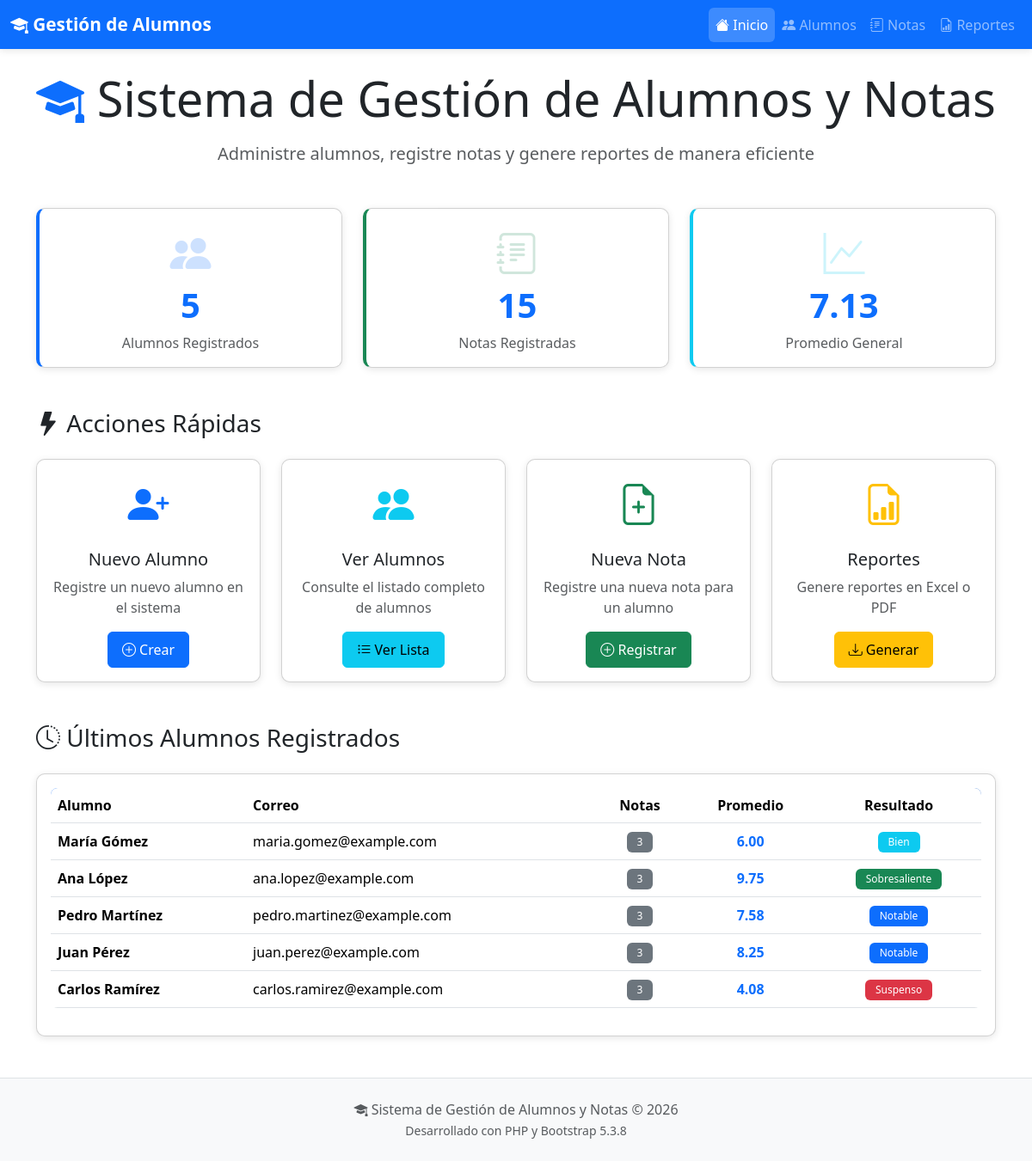
The page / on the database its author committed.
### tables this page shows
CREATE TABLE IF NOT EXISTS alumno (
    id INT AUTO_INCREMENT PRIMARY KEY,
    nombre VARCHAR(50) NOT NULL,
    apellido VARCHAR(50) NOT NULL,
    correo VARCHAR(100) UNIQUE NOT NULL,
    created_at TIMESTAMP DEFAULT CURRENT_TIMESTAMP,
    updated_at TIMESTAMP DEFAULT CURRENT_TIMESTAMP ON UPDATE CURRENT_TIMESTAMP,
    INDEX idx_apellido (apellido),
    INDEX idx_correo (correo)
);

### config/database.php (called while the page is built, shortened)
<?php
class Database
{
    private static $instance = null;
    private $connection;
    private $host = "localhost";
    private $username = "root";
    private $password = "";
    private $database = "gestion_alumnos";
    private $charset = "utf8mb4";
    private function __construct()
    {
        try {
            $dsn = "mysql:host={$this->host};dbname={$this->database};charset={$this->charset}";
            $options = [
                PDO::ATTR_ERRMODE => PDO::ERRMODE_EXCEPTION,
                PDO::ATTR_DEFAULT_FETCH_MODE => PDO::FETCH_ASSOC,
                PDO::ATTR_EMULATE_PREPARES => false,
            ];
            $this->connection = new PDO($dsn, $this->username, $this->password, $options);
        } catch (PDOException $e) {
            die("Error de conexión a la base de datos: " . $e->getMessage());
        }
    }
    public static function getInstance()
    {
        if (self::$instance === null) {
            self::$instance = new self();
        }
        return self::$instance;
    }
    public function getConnection()
    {
        return $this->connection;
    }
}

### src/models/Alumno.php (called while the page is built, shortened)
<?php
require_once __DIR__ . '/../../config/database.php';
class Alumno
{
    private $db;
    public function __construct()
    {
        $this->db = Database::getInstance()->getConnection();
    }
    public function getAll()
    {
        try {
            $stmt = $this->db->query("SELECT * FROM alumno ORDER BY apellido, nombre");
            return $stmt->fetchAll();
        } catch (PDOException $e) {
            error_log("Error en getAll: " . $e->getMessage());
            return [];
        }
    }
}

### src/models/Nota.php (called while the page is built, shortened)
<?php
require_once __DIR__ . '/../../config/database.php';
class Nota
{
    public $db;
    public function __construct()
    {
        $this->db = Database::getInstance()->getConnection();
    }
    public function getResultadoCualitativo($promedio)
    {
        if ($promedio <= RANGO_SUSPENSO) {
            return 'Suspenso';
        } elseif ($promedio <= RANGO_BIEN) {
            return 'Bien';
        } elseif ($promedio <= RANGO_NOTABLE) {
            return 'Notable';
        } else {
            return 'Sobresaliente';
        }
    }
    public function getBadgeClass($resultado)
    {
        switch ($resultado) {
            case 'Sobresaliente':
                return 'bg-success';
            case 'Notable':
                return 'bg-primary';
            case 'Bien':
                return 'bg-info';
            case 'Suspenso':
                return 'bg-danger';
        }
    }
    public function getAllAlumnosConPromedio()
    {
        try {
            $stmt = $this->db->query(
                "SELECT a.id, a.nombre, a.apellido, a.correo,
                        AVG(n.valor) as promedio,
                        COUNT(n.id) as total_notas
                 FROM alumno a
                 LEFT JOIN nota n ON a.id = n.alumno_id
                 GROUP BY a.id, a.nombre, a.apellido, a.correo
                 ORDER BY a.apellido, a.nombre"
            );
            $alumnos = $stmt->fetchAll();
            foreach ($alumnos as &$alumno) {
                $alumno['promedio'] = $alumno['promedio'] !== null ? round($alumno['promedio'], 2) : null;
                $alumno['resultado'] = $this->getResultadoCualitativo($alumno['promedio']);
            }
            return $alumnos;
        } catch (PDOException $e) {
            error_log("Error en getAllAlumnosConPromedio: " . $e->getMessage());
            return [];
        }
    }
}

### public/index.php (the view, shortened to what this page needs)
<?php
require_once __DIR__ . '/../src/models/Alumno.php';
require_once __DIR__ . '/../src/models/Nota.php';
require_once __DIR__ . '/../src/views/layouts/header.php';
$alumnoModel = new Alumno();
$notaModel = new Nota();
$totalAlumnos = count($alumnoModel->getAll());
$alumnosConPromedio = $notaModel->getAllAlumnosConPromedio();
$totalNotas = 0;
$sumaPromedios = 0;
$alumnosConNotas = 0;
foreach ($alumnosConPromedio as $alumno) {
    $totalNotas += $alumno['total_notas'];
    if ($alumno['promedio'] !== null) {
        $sumaPromedios += $alumno['promedio'];
        $alumnosConNotas++;
    }
}
$promedioGeneral = $alumnosConNotas > 0 ? round($sumaPromedios / $alumnosConNotas, 2) : 0;
?>
<div class="text-center mb-5">
    <h1 class="display-4 mb-3">
        <i class="bi bi-mortarboard-fill text-primary"></i>
        Sistema de Gestión de Alumnos y Notas
    </h1>
    <p class="lead text-muted">Administre alumnos, registre notas y genere reportes de manera eficiente</p>
</div>
<div class="row g-4 mb-5">
    <div class="col-md-4">
        <div class="card dashboard-card h-100">
            <div class="card-body text-center">
                <i class="bi bi-people-fill icon-large text-primary"></i>
                <h3 class="stat-number">
                    <?php echo $totalAlumnos; ?>
                </h3>
                <p class="text-muted mb-0">Alumnos Registrados</p>
            </div>
        </div>
    </div>
    <div class="col-md-4">
        <div class="card dashboard-card success h-100">
            <div class="card-body text-center">
                <i class="bi bi-journal-text icon-large text-success"></i>
                <h3 class="stat-number">
                    <?php echo $totalNotas; ?>
                </h3>
                <p class="text-muted mb-0">Notas Registradas</p>
            </div>
        </div>
    </div>
    <div class="col-md-4">
        <div class="card dashboard-card info h-100">
            <div class="card-body text-center">
                <i class="bi bi-graph-up icon-large text-info"></i>
                <h3 class="stat-number">
                    <?php echo $promedioGeneral; ?>
                </h3>
                <p class="text-muted mb-0">Promedio General</p>
            </div>
        </div>
    </div>
</div>
<h3 class="mb-4"><i class="bi bi-lightning-fill"></i> Acciones Rápidas</h3>
<div class="row g-4 mb-5">
    <div class="col-md-3">
        <div class="card h-100 text-center">
            <div class="card-body">
                <i class="bi bi-person-plus-fill text-primary" style="font-size: 3rem;"></i>
                <h5 class="card-title mt-3">Nuevo Alumno</h5>
                <p class="card-text text-muted">Registre un nuevo alumno en el sistema</p>
                <a href="alumnos.php?action=crear" class="btn btn-primary">
                    <i class="bi bi-plus-circle"></i> Crear
                </a>
            </div>
        </div>
    </div>
    <div class="col-md-3">
        <div class="card h-100 text-center">
            <div class="card-body">
                <i class="bi bi-people-fill text-info" style="font-size: 3rem;"></i>
                <h5 class="card-title mt-3">Ver Alumnos</h5>
                <p class="card-text text-muted">Consulte el listado completo de alumnos</p>
                <a href="alumnos.php" class="btn btn-info">
                    <i class="bi bi-list-ul"></i> Ver Lista
                </a>
            </div>
        </div>
    </div>
    <div class="col-md-3">
        <div class="card h-100 text-center">
            <div class="card-body">
                <i class="bi bi-file-earmark-plus text-success" style="font-size: 3rem;"></i>
                <h5 class="card-title mt-3">Nueva Nota</h5>
                <p class="card-text text-muted">Registre una nueva nota para un alumno</p>
                <a href="notas.php?action=crear" class="btn btn-success">
                    <i class="bi bi-plus-circle"></i> Registrar
                </a>
            </div>
        </div>
    </div>
    <div class="col-md-3">
        <div class="card h-100 text-center">
            <div class="card-body">
                <i class="bi bi-file-earmark-bar-graph text-warning" style="font-size: 3rem;"></i>
                <h5 class="card-title mt-3">Reportes</h5>
                <p class="card-text text-muted">Genere reportes en Excel o PDF</p>
                <a href="reportes.php" class="btn btn-warning">
                    <i class="bi bi-download"></i> Generar
                </a>
            </div>
        </div>
    </div>
</div>
<?php if ($totalAlumnos > 0): ?>
    <h3 class="mb-4"><i class="bi bi-clock-history"></i> Últimos Alumnos Registrados</h3>
    <div class="card">
        <div class="card-body">
            <div class="table-responsive">
                <table class="table table-hover align-middle">
                    <thead>
                        <tr>
                            <th>Alumno</th>
                            <th>Correo</th>
                            <th class="text-center">Notas</th>
                            <th class="text-center">Promedio</th>
                            <th class="text-center">Resultado</th>
                        </tr>
                    </thead>
                    <tbody>
                        <?php
                        $ultimosAlumnos = array_slice($alumnosConPromedio, 0, 5);
                        foreach ($ultimosAlumnos as $alumno):
                            ?>
                            <tr>
                                <td><strong>
                                        <?php echo htmlspecialchars($alumno['nombre'] . ' ' . $alumno['apellido']); ?>
                                    </strong></td>
                                <td>
                                    <?php echo htmlspecialchars($alumno['correo']); ?>
                                </td>
                                <td class="text-center">
                                    <span class="badge bg-secondary">
                                        <?php echo $alumno['total_notas']; ?>
                                    </span>
                                </td>
                                <td class="text-center">
                                    <?php if ($alumno['promedio'] !== null): ?>
                                        <strong class="text-primary">
                                            <?php echo number_format($alumno['promedio'], 2); ?>
                                        </strong>
                                    <?php else: ?>
                                        <span class="text-muted">-</span>
                                    <?php endif; ?>
                                </td>
                                <td class="text-center">
                                    <span class="badge <?php echo $alumno['badge_class']; ?>">
                                        <?php echo htmlspecialchars($alumno['resultado']); ?>
                                    </span>
                                </td>
                            </tr>
                        <?php endforeach; ?>
                    </tbody>
                </table>
            </div>
        </div>
    </div>
<?php endif; ?>
<?php require_once __DIR__ . '/../src/views/layouts/footer.php'; ?>

### public/assets/css/custom.css (style rules this page uses)
:root { --primary-color: #0d6efd; --success-color: #198754; --danger-color: #dc3545; --warning-color: #ffc107; --info-color: #0dcaf0; --dark-color: #212529; --light-color: #f8f9fa; }
body { min-height: 100vh; display: flex; flex-direction: column; }
.card { border-radius: 10px; box-shadow: 0 2px 8px rgba(0, 0, 0, 0.1); transition: transform 0.2s, box-shadow 0.2s; }
.dashboard-card { border-left: 4px solid var(--primary-color); }
.dashboard-card.success { border-left-color: var(--success-color); }
.dashboard-card.info { border-left-color: var(--info-color); }
.table { background: white; border-radius: 8px; overflow: hidden; }
.table thead { background: linear-gradient(135deg, #0d6efd, #0a58ca); color: white; }
.table tbody tr { transition: background-color 0.2s; }
.btn { border-radius: 6px; padding: 8px 16px; font-weight: 500; transition: all 0.2s; }
.badge { padding: 6px 12px; font-weight: 500; border-radius: 6px; }
.stat-number { font-size: 2.5rem; font-weight: 700; color: var(--primary-color); }
.icon-large { font-size: 3rem; opacity: 0.2; }
.fade-in { animation: fadeIn 0.3s ease-in; }

### rows shown on the page
alumno: nombre+apellido "María Gómez", correo "maria.gomez@example.com", total_notas "3", promedio "6.00", resultado "Bien"
alumno: nombre+apellido "Ana López", correo "ana.lopez@example.com", total_notas "3", promedio "9.75", resultado "Sobresaliente"
alumno: nombre+apellido "Pedro Martínez", correo "pedro.martinez@example.com", total_notas "3", promedio "7.58", resultado "Notable"
alumno: nombre+apellido "Juan Pérez", correo "juan.perez@example.com", total_notas "3", promedio "8.25", resultado "Notable"

### other values the page prints
$totalAlumnos "5"
$totalNotas "15"
$promedioGeneral "7.13"
$alumno['nombre'] . ' ' . $alumno['apellido'] "Carlos Ramírez"
$alumno['correo'] "carlos.ramirez@example.com"
$alumno['total_notas'] "3"
$alumno['promedio'] "4.08"
$alumno['resultado'] "Suspenso"
